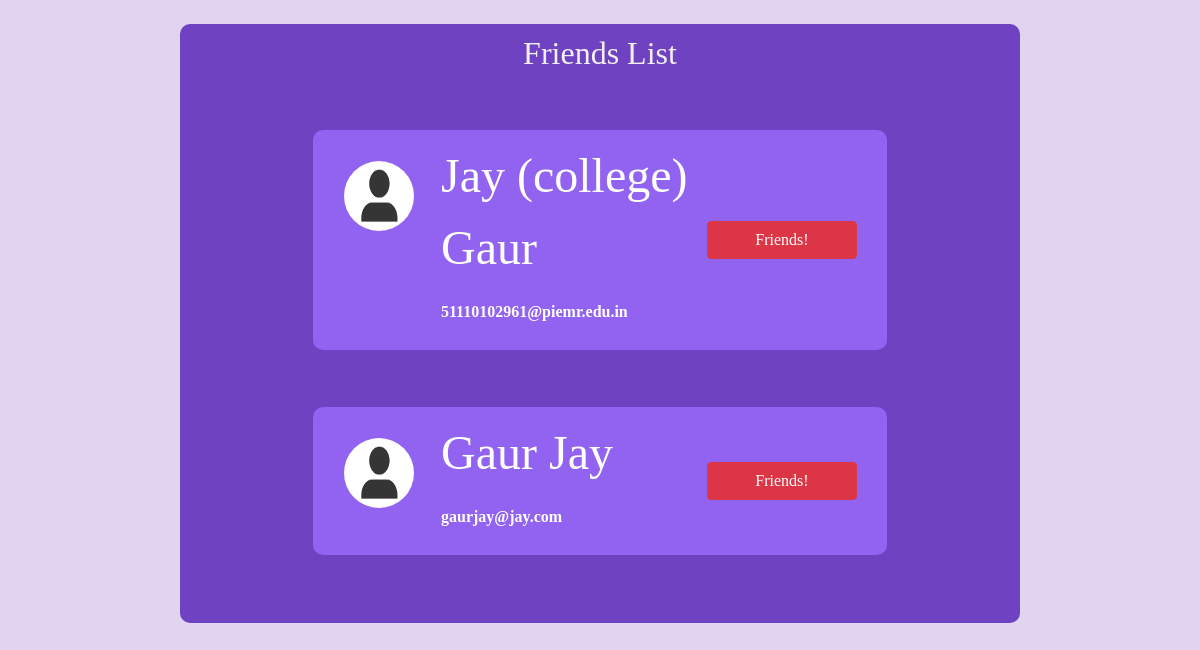
The app's page /friend_list/ (signed in) with its own data.
### main/models.py (models this page shows, shortened)
class User(AbstractBaseUser, PermissionsMixin):
    email = models.EmailField(max_length=255, unique=True)
    fname = models.CharField(max_length=255)
    lname = models.CharField(max_length=255)
    dob = models.DateField()
    profile_pic = models.ImageField(upload_to='profile_pic/%Y/%m/%d/', default='images/default_profile_pic.png')
    is_active = models.BooleanField(default=True)
    is_staff = models.BooleanField(default=False)
    otp = models.IntegerField(blank=True, null=True)
    friends = models.ManyToManyField("User", blank=True)
    objects = UserProfileManager()
    USERNAME_FIELD = 'email'
    REQUIRED_FIELDS = ['fname', 'lname', 'dob']
    def get_full_name(self):
        return self.fname + " " + self.lname
    def __str__(self):
        return self.email

### main/views.py (the view)
# urls.py: path('friend_list/', friend_list, name='friend_list'),
@login_required
def friend_list(request):
    user_db = User.objects.get(email=request.user)
    all_friends = user_db.friends.all()
    return render(request, 'main/current_friends.html', {
        'all_friends': all_friends
    })

### main/templates/main/current_friends.html (shortened to what this page needs)
{% extends 'base.html' %}
{% load static %}
{% block css_file %}
<link rel="stylesheet" href="{% static 'chat_room/results.css' %}">
{% endblock %}
{% block body %}
    <div id='wrapper' class='container justify-content-center'>
        <h2>Friends List</h2>
        {% for friends in all_friends %}
            <div class="friend-wrapper">
                <div class="img">
                    <img src="/media/{{ friends.profile_pic }}" alt="">
                </div>
                <div class='left'>
                    <div class="one"><p>{{ friends.get_full_name }}</p></div>
                    <p>
                        <strong>{{ friends.email }}</strong>
                    </p>
                </div>
                <div class='right'>
                    <a class='btn btn-danger' href="{% url 'main:send_friend_request' userID=user.id %}">Friends!</a>
                </div>
            </div>
        {% endfor %}
    </div>
{% endblock %}

### chat_room/Static/chat_room/results.css (style rules this page uses)
* { font-family: serif; margin: 0; padding: 0; }
h2 { color: #34105c; }
body { background-color: #e1d4f0; color: #34105c; }
#wrapper { box-sizing: border-box; background-color: #6f42c1; margin: 2% auto; width: 70%; padding: 10px; border-radius: 10px; color: #ffffff; }
#wrapper h2 { text-align: center; color:rgb(243, 240, 245); }
.friend-wrapper { background-color: #9262f1; margin: 7% 15%; width: 70%; padding: 10px; border-radius: 10px; color: #ffffff; display: flex; }
.left { margin-left: 3rem; }
.right { margin-left: auto; margin-right: 20px; display: flex; flex-direction: column; justify-content: center; align-items: center; }
.one { font-size: 3rem; }
img { width: 70px; height: 70px; border-radius: 50%; margin: 30%; }
a { width: 150px; }

### records on screen
User: profile_pic (placeholder picture), get_full_name "Jay (college) Gaur", email "51110102961@piemr.edu.in"
User: profile_pic (placeholder picture), get_full_name "Gaur Jay", email "gaurjay@jay.com"
